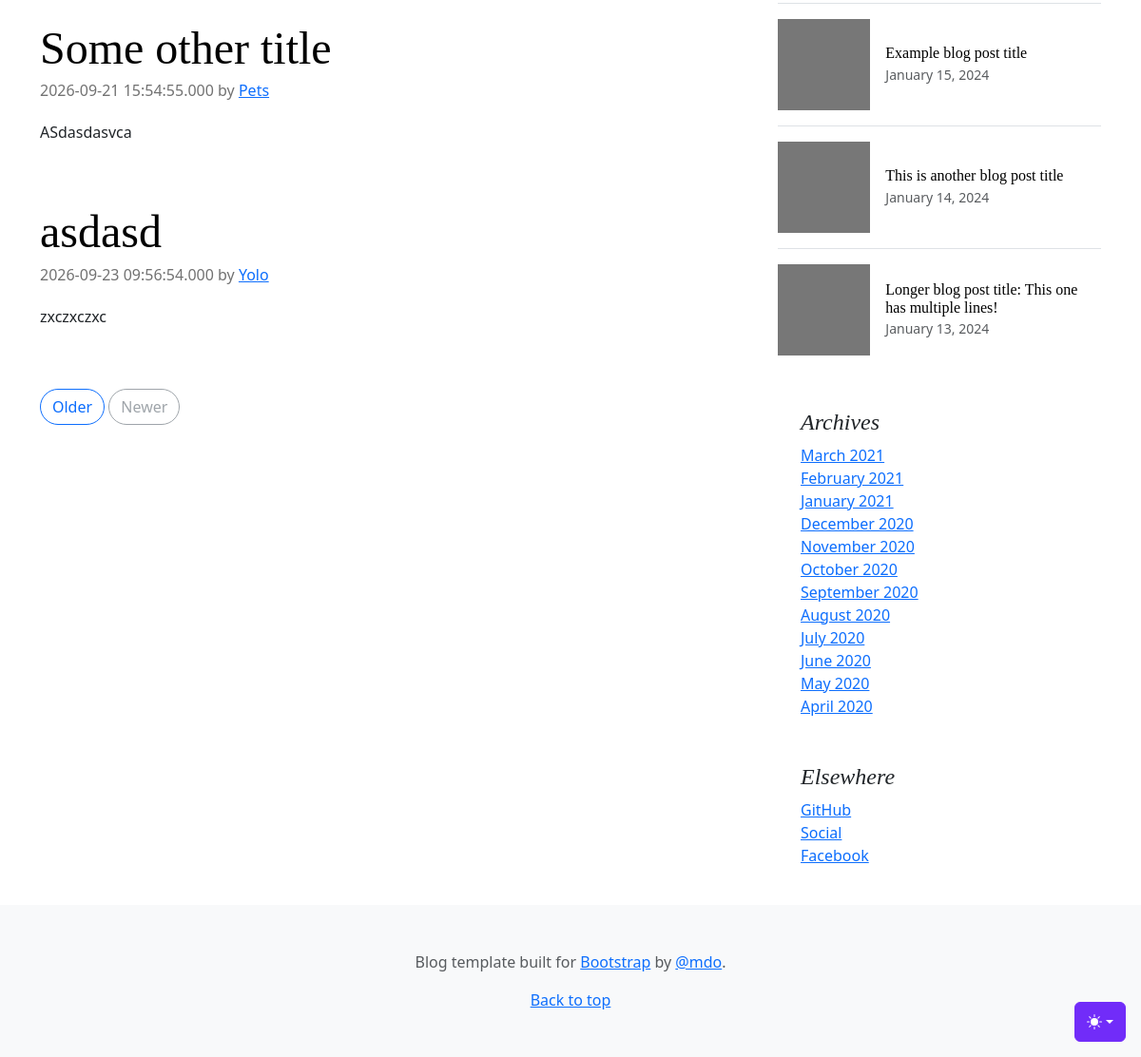
Before: / (lower part) with the older database file.
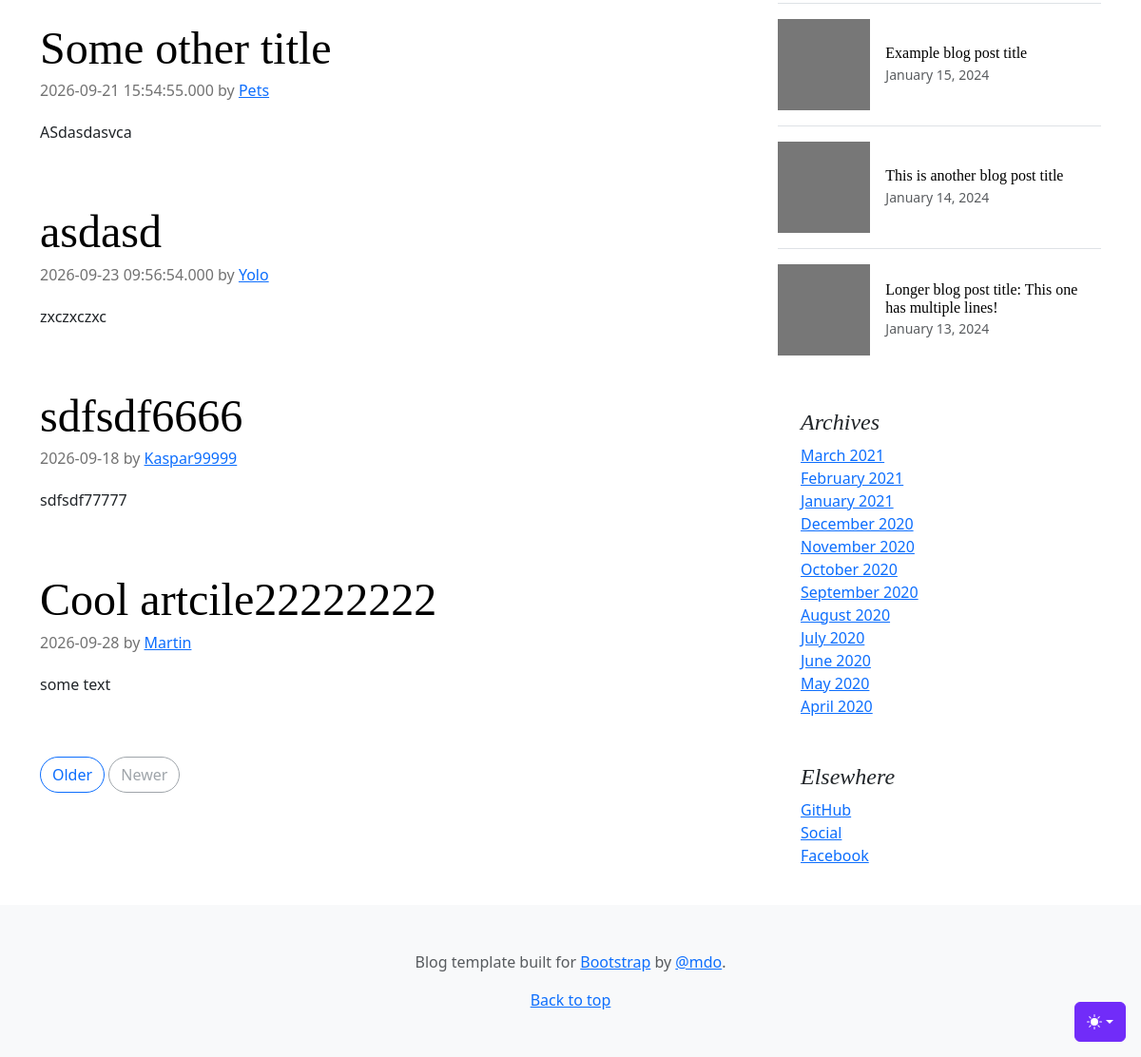
After: the same page with the newer database file.
### tables this page shows
CREATE TABLE "articles"
(
    id     integer
        constraint articles_pk
            primary key autoincrement,
    title  text     not null,
    body   text,
    date   datetime not null,
    author text     not null
);

### src/DB.php (called while the page is built, shortened)
<?php
class DB {
    private $conn;
    public function __construct()
    {
        try {
            $this->conn = new PDO("sqlite:" . __DIR__ . '/../db.sqlite');
            $this->conn->setAttribute(PDO::ATTR_ERRMODE, PDO::ERRMODE_EXCEPTION);
        } catch (PDOException $e) {
            echo "Connection failed: " . $e->getMessage();
        }
    }
    public function all($table, $class) {
        $sql = "SELECT * FROM $table";
        $result = $this->conn->query($sql);
        $result->setFetchMode(PDO::FETCH_CLASS, $class);
        return $result->fetchAll();
    }
}

### src/Models/Model.php (called while the page is built, shortened)
<?php
abstract class Model {
    protected static string $table;
    public static function all() {
        $db = new DB();
        return $db->all(static::$table, static::class);
    }
}

### src/Controllers/PublicController.php (called while the page is built, shortened)
<?php
class PublicController
{
    public function index()
    {
        $articles = Article::all();
        view('index', compact('title', 'articles'));
    }
}

### helpers.php (called while the page is built, shortened)
<?php
function view($viewName, $variables=[]){
    extract($variables);
    include __DIR__ . "/views/$viewName.php";
}

### views/partials/posts.php (the view, shortened to what this page needs)
<?php foreach (($articles ?? []) as $article): ?>
  <article class="blog-post">
    <h2 class="display-5 link-body-emphasis mb-1"><?= $article->title ?></h2>
    <p class="blog-post-meta">
      <?= $article->date ?> by <a href="#"><?= $article->author ?></a>
    </p>
    <p>
      <?= $article->body ?>
    </p>
  </article>
<?php endforeach ?>
<nav class="blog-pagination" aria-label="Pagination">
  <a class="btn btn-outline-primary rounded-pill" href="#">Older</a>
  <a
    class="btn btn-outline-secondary rounded-pill disabled"
    aria-disabled="true">Newer</a>
</nav>

Changed rows visible on the page:
added articles: title "sdfsdf6666", date "2026-09-18", author "Kaspar99999", body "sdfsdf77777"
added articles: title "Cool artcile22222222", date "2026-09-28", author "Martin", body "some text"
